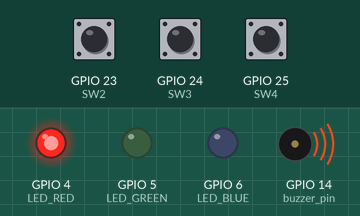
The program below on a simulated Raspberry Pi (BCM pin numbers). On the bench: output pins drawn as LEDs (lit = HIGH), buzzer (waves = sounding). The test bench sets the inputs (shaded band); at power-on: GPIO 23 (SW2) HIGH, GPIO 24 (SW3) HIGH, GPIO 25 (SW4) HIGH. Random numbers come from a fixed seed; threads take turns every 2 ms; the clock reads 2024-03-15 10:24:30 at power-on unless the program sets it; what the program prints to the terminal is not drawn.

Above: at 1.2 s.
1.3 s: GPIO 23 (SW2) pulled LOW for 0.15 s
At 2.7 s:
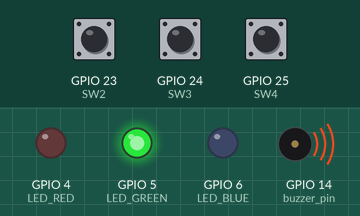
At 12.7 s:
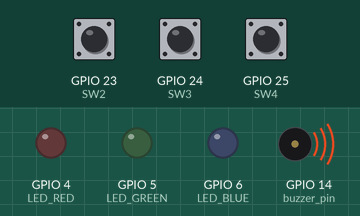
Timing chart, 0 to 16.4 s (numbered marks = the images above; inputs shaded):
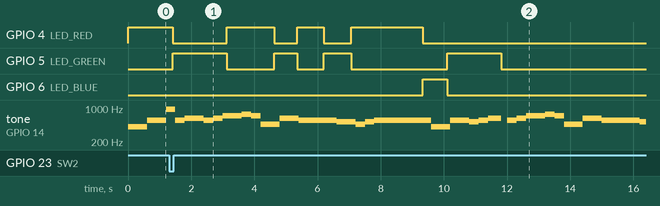

The program:

qrg2.py
```python
import RPi.GPIO as GPIO
import random
import time

import qrg2_music

# GPIO 핀 번호 설정
LED_RED = 4
LED_GREEN = 5
LED_BLUE = 6
SW1 = 22
SW2 = 23
SW3 = 24
SW4 = 25

# GPIO 핀 모드 설정
GPIO.setmode(GPIO.BCM)
GPIO.setup(LED_RED, GPIO.OUT)
GPIO.setup(LED_GREEN, GPIO.OUT)
GPIO.setup(LED_BLUE, GPIO.OUT)
GPIO.setup(SW1, GPIO.IN)
GPIO.setup(SW2, GPIO.IN)
GPIO.setup(SW3, GPIO.IN)
GPIO.setup(SW4, GPIO.IN)

# LED 초기화
GPIO.output(LED_RED, GPIO.LOW)
GPIO.output(LED_GREEN, GPIO.LOW)
GPIO.output(LED_BLUE, GPIO.LOW)

total = 0     # 총 점수

randColor = [LED_RED, LED_GREEN, LED_BLUE]

qrg2_music.play_melody()

for i in range(15):  # 10회 반복
    judgment = 0 # 판정1 : 버튼을 올바르게 눌렀는지
    judgment2 = 0 # 판정2 : 시간내에 버튼을 눌었는지 아닌지

    # 색 랜덤으로 출력하기
    color = randColor[random.randint(0, 2)]
    # 랜덤 시간 설정하기
    sleep_time = random.uniform(0.5, 1.0)

    GPIO.output(color, GPIO.HIGH)

    start_time = time.time()
    while True:                # 랜덤 시간 만큼 반복
        ret = GPIO.input(SW2)  # 빨강 - SW2
        if ret == 0:
            judgment2 = 1
            if color != LED_RED:
                judgment = 1

        ret = GPIO.input(SW3)  # 초록 - SW3
        if ret == 0:
            judgment2 = 1
            if color != LED_GREEN:
                judgment = 1

        ret = GPIO.input(SW4)  # 파랑 - SW4
        if ret == 0:
            judgment2 = 1
            if color != LED_BLUE:
                judgment = 1

        current_time = time.time()
        if current_time - start_time >= sleep_time: # 지정한 시간이 지나면 종료
            break

    if judgment == 1:     # 틀린 버튼을 누르는 경우
        print("bad")
    elif judgment2 == 0:  # 버튼을 시간내에 누르지 못한 경우
        print("miss")
    else:                 # 시간내에 올바른 버튼을 누른 경우
        total += 1
        print("perfect")

    GPIO.output(color, GPIO.LOW)

print("최종 점수는 "+str(total)+"점")

GPIO.cleanup()
```

qrg2_music.py
```python
import RPi.GPIO as GPIO
import time
import threading

def play_melody():
    GPIO.setwarnings(False)
    buzzer_pin = 14

    feq = [131, 139, 147, 156, 165, 175, 185, 196, 208, 220, 233, 247,
           261, 277, 294, 311, 329, 349, 369, 392, 415, 440, 466, 493,
           523, 554, 587, 622, 659, 698, 739, 783, 830, 880, 932, 987,
           1047, 1109, 1175, 1245, 1319, 1397, 1480, 1568, 1661, 1760, 1865, 1976]

    num = [20, 25, 34, 25, 27, 25, 27, 29, 30, 29, 22, 27, 27, 25, 25, 25, 24, 22, 24,
	    25, 20, 20, 25, 24, 25, 27, 25, 27, 29, 30, 29, 22, 27, 27, 25, 25, 25, 24, 22, 24,
	    25]
    sle = [0.6, 0.6, 0.3, 0.3, 0.6, 0.3, 0.3, 0.6, 0.3, 0.3, 0.6, 0.3, 0.3, 0.6, 0.3, 0.3, 0.6, 0.3, 0.3,
	    1.8, 0.3, 0.3, 0.6, 0.3, 0.3, 0.6, 0.3, 0.3, 0.6, 0.3, 0.3, 0.6, 0.3, 0.3, 0.6, 0.3, 0.3, 0.6, 0.3, 0.3,
	    1.8]

    def play():
        GPIO.setmode(GPIO.BCM)
        GPIO.setup(buzzer_pin, GPIO.OUT)
        pwm = GPIO.PWM(buzzer_pin, 100)
        pwm.start(100)
        pwm.ChangeDutyCycle(20)

        for i in range(len(num)):
            if num[i] == 48:
                pwm.stop()
                time.sleep(sle[i])
                pwm.start(100)
                pwm.ChangeDutyCycle(20)
            else:
                pwm.ChangeFrequency(feq[num[i]])
                time.sleep(sle[i])

        pwm.stop()
        GPIO.cleanup()

    melody_thread = threading.Thread(target=play)
    melody_thread.start()
```

Measured:
- by itself, tone on GPIO 14 (buzzer_pin): plays 554 Hz for 0.30 s, 622 Hz for 0.60 s, 554 Hz for 0.30 s, 622 Hz for 0.30 s, 698 Hz for 0.60 s, 739 Hz for 0.30 s … (28 notes in this stretch)
